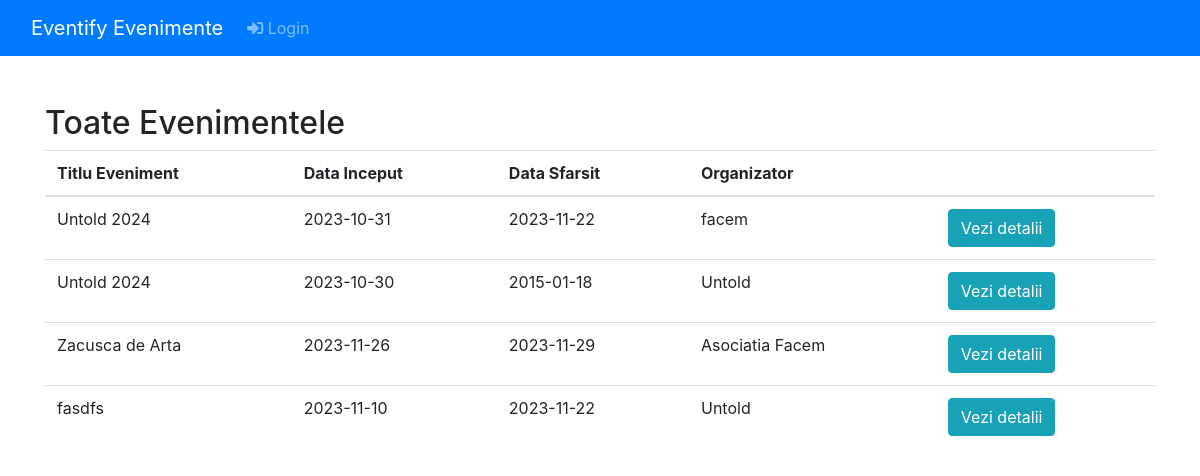
/events/index.php, run on an earlier commit of the app's database.
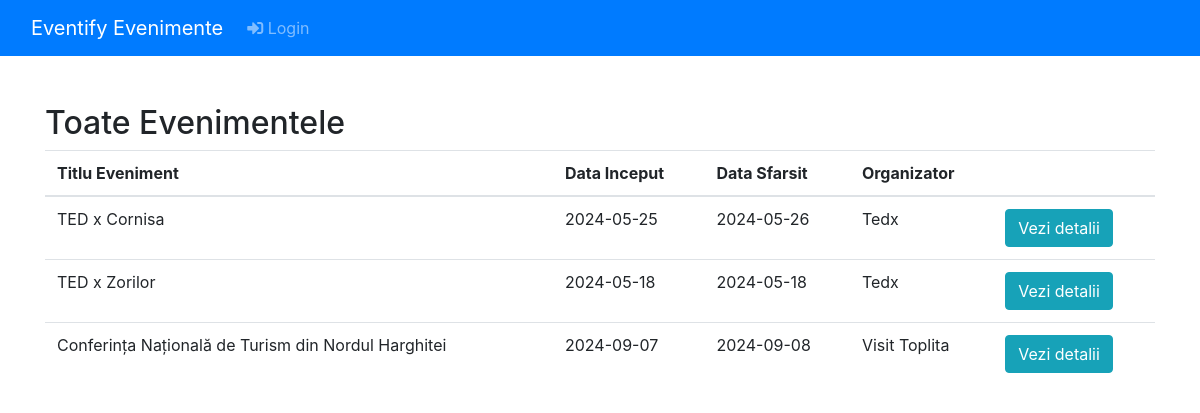
And on a later commit of the database.
### tables this page shows
CREATE TABLE `eveniment` (
  `ID` int(11) NOT NULL,
  `titlu` varchar(100) NOT NULL,
  `descriere` text DEFAULT NULL,
  `data_inceput` date NOT NULL,
  `data_sfarsit` date NOT NULL,
  `agenda` text DEFAULT NULL,
  `locatie` varchar(255) NOT NULL,
  `IDOrganizator` int(11) DEFAULT NULL
);

CREATE TABLE `organizator` (
  `ID` int(11) NOT NULL,
  `email` varchar(50) NOT NULL,
  `username` varchar(50) NOT NULL,
  `nume` varchar(50) NOT NULL,
  `parola` varchar(255) NOT NULL,
  `telefon` varchar(15) NOT NULL
);

### events/index.php (the view, shortened to what this page needs)
<?php
include "partials/conectare.php";
include "partials/navbar.php";
$query = "SELECT eveniment.id, eveniment.titlu, eveniment.data_inceput, eveniment.data_sfarsit, organizator.nume AS organizer_name FROM eveniment INNER JOIN organizator ON eveniment.IDOrganizator = organizator.ID ORDER BY eveniment.id";
$result = $mysqli->query($query);
?>
<!DOCTYPE html>
<html lang="en">
<head>
    <link href="https://stackpath.bootstrapcdn.com/bootstrap/4.3.1/css/bootstrap.min.css" rel="stylesheet">
</head>
<body>
<div class="container mt-5">
    <h2>Toate Evenimentele</h2>
    <table class="table">
        <thead>
        <tr>
            <th>Titlu Eveniment</th>
            <th>Data Inceput</th>
            <th>Data Sfarsit</th>
            <th>Organizator</th>
            <th></th>
        </tr>
        </thead>
        <tbody>
        <?php while ($event = $result->fetch_assoc()): ?>
            <tr>
                <td><?php echo htmlspecialchars($event['titlu']); ?></td>
                <td><?php echo htmlspecialchars($event['data_inceput']); ?></td>
                <td><?php echo htmlspecialchars($event['data_sfarsit']); ?></td>
                <td><?php echo htmlspecialchars($event['organizer_name']); ?></td>
                <td>
                    <a href="/proiect/events/event.php?id=<?php echo $event['id']; ?>" class="btn btn-info">Vezi detalii</a>
                </td>
            </tr>
        <?php endwhile; ?>
        </tbody>
    </table>
</div>
</body>
</html>

What changed in the data, as far as the page shows it:
removed eveniment: titlu "Untold 2024", data_inceput "2023-10-31", data_sfarsit "2023-11-22", IDOrganizator.nume "facem"
removed eveniment: titlu "Untold 2024", data_inceput "2023-10-30", data_sfarsit "2015-01-18", IDOrganizator.nume "Untold"
removed eveniment: titlu "Zacusca de Arta", data_inceput "2023-11-26", data_sfarsit "2023-11-29", IDOrganizator.nume "Asociatia Facem"
removed eveniment: titlu "fasdfs", data_inceput "2023-11-10", data_sfarsit "2023-11-22", IDOrganizator.nume "Untold"
added eveniment: titlu "TED x Cornisa", data_inceput "2024-05-25", data_sfarsit "2024-05-26", IDOrganizator.nume "Tedx"
added eveniment: titlu "TED x Zorilor", data_inceput "2024-05-18", data_sfarsit "2024-05-18", IDOrganizator.nume "Tedx"
added eveniment: titlu "Conferința Națională de Turism din Nordul Harghitei", data_inceput "2024-09-07", data_sfarsit "2024-09-08", IDOrganizator.nume "Visit Toplita"
